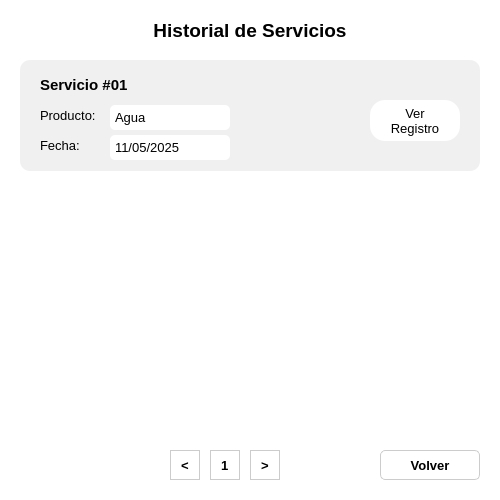
<?xml version="1.0" encoding="UTF-8"?>
<ui version="4.0">
 <class>HistorialServiciosWindow</class>
 <widget class="QMainWindow" name="HistorialServiciosWindow">
  <property name="geometry">
   <rect>
    <x>0</x>
    <y>0</y>
    <width>500</width>
    <height>500</height>
   </rect>
  </property>
  <property name="windowTitle">
   <string>Historial de Servicios</string>
  </property>
  <property name="styleSheet">
   <string notr="true">background-color: white;</string>
  </property>
  <widget class="QWidget" name="centralwidget">
   <widget class="QLabel" name="labelTitulo">
    <property name="geometry">
     <rect>
      <x>50</x>
      <y>10</y>
      <width>400</width>
      <height>40</height>
     </rect>
    </property>
    <property name="font">
     <font>
      <pointsize>14</pointsize>
      <weight>75</weight>
      <bold>true</bold>
     </font>
    </property>
    <property name="text">
     <string>Historial de Servicios</string>
    </property>
    <property name="alignment">
     <set>Qt::AlignCenter</set>
    </property>
   </widget>
   <widget class="QFrame" name="frameServicio">
    <property name="geometry">
     <rect>
      <x>20</x>
      <y>60</y>
      <width>460</width>
      <height>111</height>
     </rect>
    </property>
    <property name="styleSheet">
     <string notr="true">QFrame {
    background-color: #f0f0f0;
    border-radius: 10px;
}</string>
    </property>
    <property name="frameShape">
     <enum>QFrame::StyledPanel</enum>
    </property>
    <property name="frameShadow">
     <enum>QFrame::Plain</enum>
    </property>
    <widget class="QLabel" name="labelServicio">
     <property name="geometry">
      <rect>
       <x>20</x>
       <y>10</y>
       <width>150</width>
       <height>30</height>
      </rect>
     </property>
     <property name="font">
      <font>
       <pointsize>11</pointsize>
       <weight>75</weight>
       <bold>true</bold>
      </font>
     </property>
     <property name="styleSheet">
      <string notr="true">background-color: transparent;</string>
     </property>
     <property name="text">
      <string>Servicio #01</string>
     </property>
    </widget>
    <widget class="QLabel" name="labelProducto">
     <property name="geometry">
      <rect>
       <x>20</x>
       <y>45</y>
       <width>80</width>
       <height>20</height>
      </rect>
     </property>
     <property name="font">
      <font>
       <pointsize>10</pointsize>
      </font>
     </property>
     <property name="styleSheet">
      <string notr="true">background-color: transparent;</string>
     </property>
     <property name="text">
      <string>Producto:</string>
     </property>
    </widget>
    <widget class="QLineEdit" name="lineEditProducto">
     <property name="geometry">
      <rect>
       <x>90</x>
       <y>45</y>
       <width>120</width>
       <height>25</height>
      </rect>
     </property>
     <property name="font">
      <font>
       <pointsize>10</pointsize>
      </font>
     </property>
     <property name="styleSheet">
      <string notr="true">background-color: white;
border-radius: 5px;
padding: 3px;</string>
     </property>
     <property name="text">
      <string>Agua</string>
     </property>
     <property name="readOnly">
      <bool>true</bool>
     </property>
    </widget>
    <widget class="QLabel" name="labelFecha">
     <property name="geometry">
      <rect>
       <x>20</x>
       <y>75</y>
       <width>80</width>
       <height>20</height>
      </rect>
     </property>
     <property name="font">
      <font>
       <pointsize>10</pointsize>
      </font>
     </property>
     <property name="styleSheet">
      <string notr="true">background-color: transparent;</string>
     </property>
     <property name="text">
      <string>Fecha:</string>
     </property>
    </widget>
    <widget class="QLineEdit" name="lineEditFecha">
     <property name="geometry">
      <rect>
       <x>90</x>
       <y>75</y>
       <width>120</width>
       <height>25</height>
      </rect>
     </property>
     <property name="font">
      <font>
       <pointsize>10</pointsize>
      </font>
     </property>
     <property name="styleSheet">
      <string notr="true">background-color: white;
border-radius: 5px;
padding: 3px;</string>
     </property>
     <property name="text">
      <string>11/05/2025</string>
     </property>
     <property name="readOnly">
      <bool>true</bool>
     </property>
    </widget>
    <widget class="QPushButton" name="btnVerRegistro">
     <property name="geometry">
      <rect>
       <x>350</x>
       <y>40</y>
       <width>90</width>
       <height>41</height>
      </rect>
     </property>
     <property name="font">
      <font>
       <pointsize>10</pointsize>
      </font>
     </property>
     <property name="styleSheet">
      <string notr="true">QPushButton {
    background-color: white;
    border-radius: 15px;
    padding: 5px;
}
QPushButton:hover {
    background-color: #f5f5f5;
}</string>
     </property>
     <property name="text">
      <string>Ver
Registro</string>
     </property>
    </widget>
   </widget>
   <widget class="QPushButton" name="btnPrevious">
    <property name="geometry">
     <rect>
      <x>170</x>
      <y>450</y>
      <width>30</width>
      <height>30</height>
     </rect>
    </property>
    <property name="font">
     <font>
      <pointsize>10</pointsize>
      <weight>75</weight>
      <bold>true</bold>
     </font>
    </property>
    <property name="styleSheet">
     <string notr="true">QPushButton {
    border: 1px solid #cccccc;
    background-color: white;
}
QPushButton:hover {
    background-color: #f5f5f5;
}</string>
    </property>
    <property name="text">
     <string>&lt;</string>
    </property>
   </widget>
   <widget class="QLineEdit" name="lineEditPage">
    <property name="geometry">
     <rect>
      <x>210</x>
      <y>450</y>
      <width>30</width>
      <height>30</height>
     </rect>
    </property>
    <property name="font">
     <font>
      <pointsize>10</pointsize>
      <weight>75</weight>
      <bold>true</bold>
     </font>
    </property>
    <property name="styleSheet">
     <string notr="true">border: 1px solid #cccccc;
background-color: white;</string>
    </property>
    <property name="text">
     <string>1</string>
    </property>
    <property name="alignment">
     <set>Qt::AlignCenter</set>
    </property>
    <property name="readOnly">
     <bool>true</bool>
    </property>
   </widget>
   <widget class="QPushButton" name="btnNext">
    <property name="geometry">
     <rect>
      <x>250</x>
      <y>450</y>
      <width>30</width>
      <height>30</height>
     </rect>
    </property>
    <property name="font">
     <font>
      <pointsize>10</pointsize>
      <weight>75</weight>
      <bold>true</bold>
     </font>
    </property>
    <property name="styleSheet">
     <string notr="true">QPushButton {
    border: 1px solid #cccccc;
    background-color: white;
}
QPushButton:hover {
    background-color: #f5f5f5;
}</string>
    </property>
    <property name="text">
     <string>&gt;</string>
    </property>
   </widget>
   <widget class="QPushButton" name="btnVolver">
    <property name="geometry">
     <rect>
      <x>380</x>
      <y>450</y>
      <width>100</width>
      <height>30</height>
     </rect>
    </property>
    <property name="font">
     <font>
      <pointsize>10</pointsize>
      <weight>75</weight>
      <bold>true</bold>
     </font>
    </property>
    <property name="styleSheet">
     <string notr="true">QPushButton {
    background-color: white;
    border: 1px solid #cccccc;
    border-radius: 5px;
}
QPushButton:hover {
    background-color: #f5f5f5;
}</string>
    </property>
    <property name="text">
     <string>Volver</string>
    </property>
   </widget>
  </widget>
 </widget>
 <resources/>
 <connections/>
</ui>
